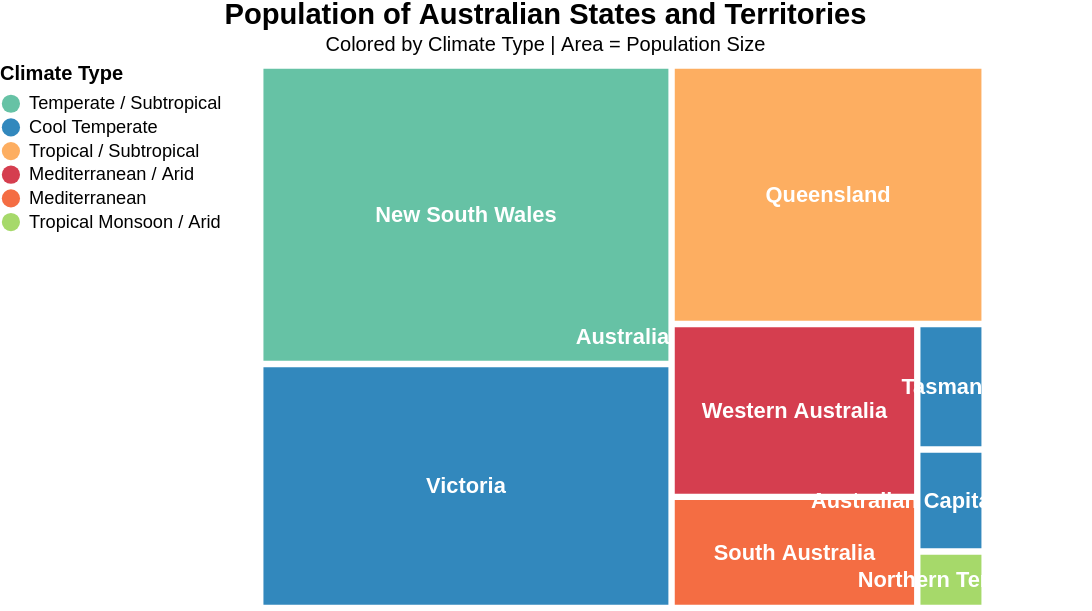

Vega-Lite specification stored for this chart:
### Vega specification from a JSON file in a GitHub repository (floating-point values rounded to 4 significant figures)
{"$schema": "https://vega.github.io/schema/vega/v5.json", "background": null, "title": {"text": "Population of Australian States and Territories", "subtitle": "Colored by Climate Type | Area = Population Size", "fontSize": 16, "subtitleFontSize": 11}, "width": 400, "height": 300, "padding": 0, "data": [{"name": "table", "values": [{"state": "Australia", "parent": null}, {"state": "New South Wales", "parent": "Australia", "population": 8339300, "climate": "Temperate / Subtropical"}, {"state": "Victoria", "parent": "Australia", "population": 6812500, "climate": "Cool Temperate"}, {"state": "Queensland", "parent": "Australia", "population": 5459400, "climate": "Tropical / Subtropical"}, {"state": "Western Australia", "parent": "Australia", "population": 2878600, "climate": "Mediterranean / Arid"}, {"state": "South Australia", "parent": "Australia", "population": 1851700, "climate": "Mediterranean"}, {"state": "Tasmania", "parent": "Australia", "population": 572800, "climate": "Cool Temperate"}, {"state": "Australian Capital Territory", "parent": "Australia", "population": 466000, "climate": "Cool Temperate"}, {"state": "Northern Territory", "parent": "Australia", "population": 252500, "climate": "Tropical Monsoon / Arid"}], "transform": [{"type": "stratify", "key": "state", "parentKey": "parent"}, {"type": "treemap", "field": "population", "sort": {"field": "population", "order": "descending"}, "round": true, "method": "squarify", "size": [{"signal": "width"}, {"signal": "height"}], "padding": 2}]}], "scales": [{"name": "color", "type": "ordinal", "domain": ["Temperate / Subtropical", "Cool Temperate", "Tropical / Subtropical", "Mediterranean / Arid", "Mediterranean", "Tropical Monsoon / Arid"], "range": ["#66c2a5", "#3288bd", "#fdae61", "#d53e4f", "#f46d43", "#a6d96a"]}], "legends": [{"fill": "color", "title": "Climate Type", "orient": "left", "offset": 20}], "marks": [{"type": "rect", "from": {"data": "table"}, "encode": {"enter": {"stroke": {"value": "white"}, "strokeWidth": {"value": 1.5}, "tooltip": {"signal": "{'State/Territory': datum.state, 'Population': format(datum.population, ','), 'Climate': datum.climate}"}}, "update": {"x": {"field": "x0"}, "y": {"field": "y0"}, "x2": {"field": "x1"}, "y2": {"field": "y1"}, "fill": {"scale": "color", "field": "climate"}}}}, {"type": "text", "from": {"data": "table"}, "encode": {"enter": {"fontSize": {"value": 12}, "fill": {"value": "white"}, "fontWeight": {"value": "bold"}, "align": {"value": "center"}, "baseline": {"value": "middle"}}, "update": {"x": {"signal": "(datum.x0 + datum.x1) / 2"}, "y": {"signal": "(datum.y0 + datum.y1) / 2"}, "text": {"field": "state"}}}}]}
